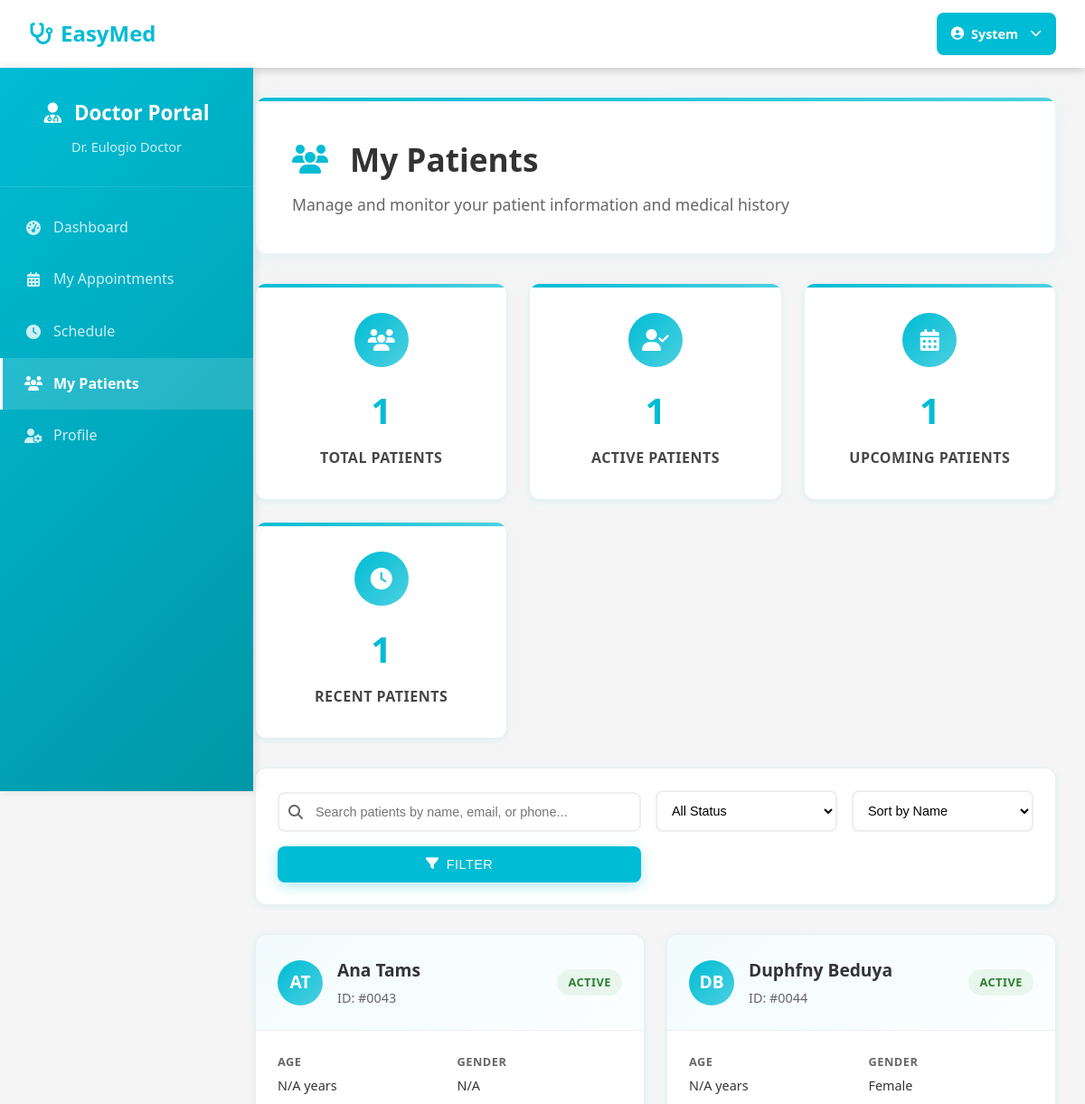
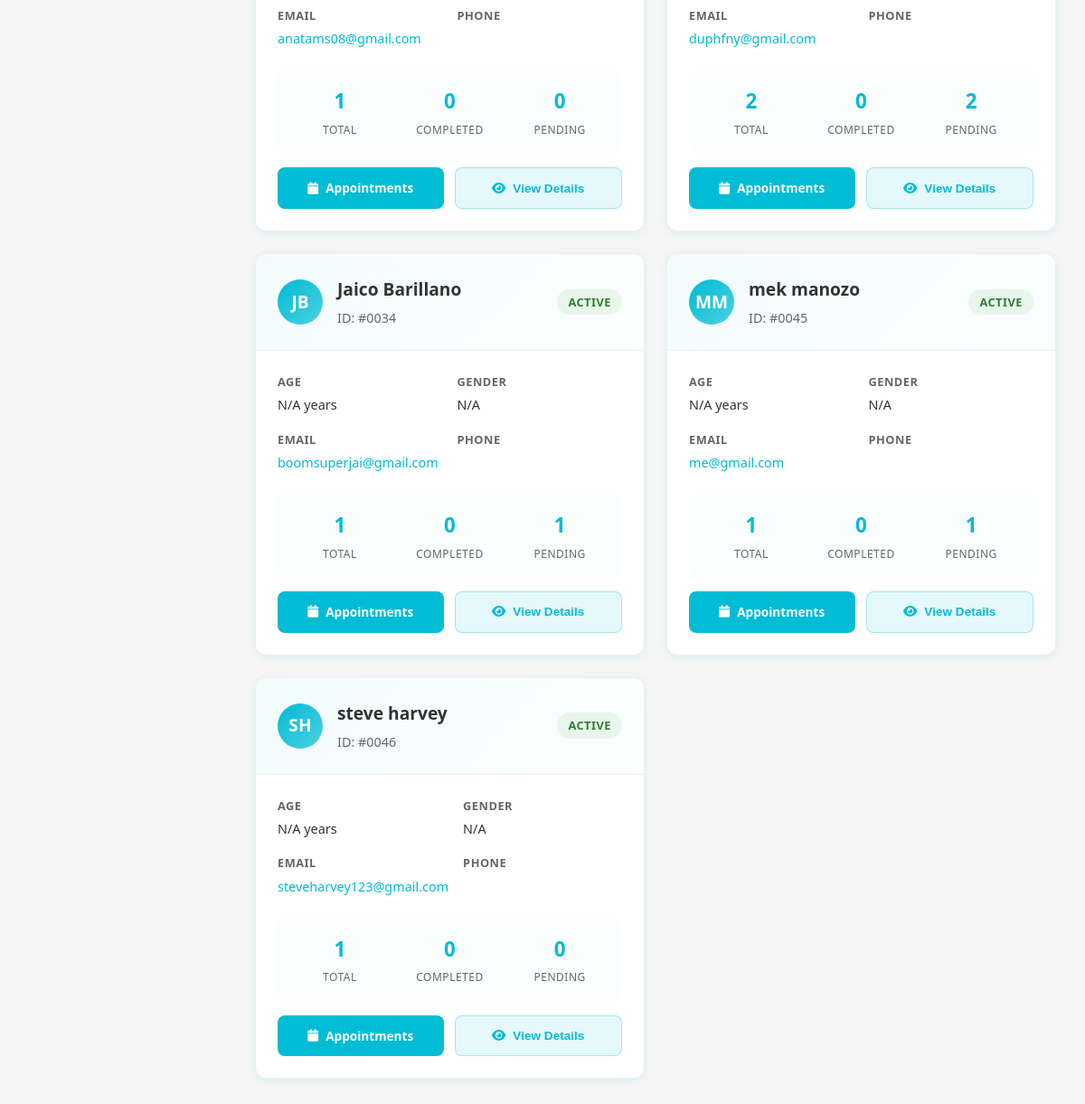
Page /doctor/patients.php (signed in) on the earlier database version (2 pictures, top to bottom).
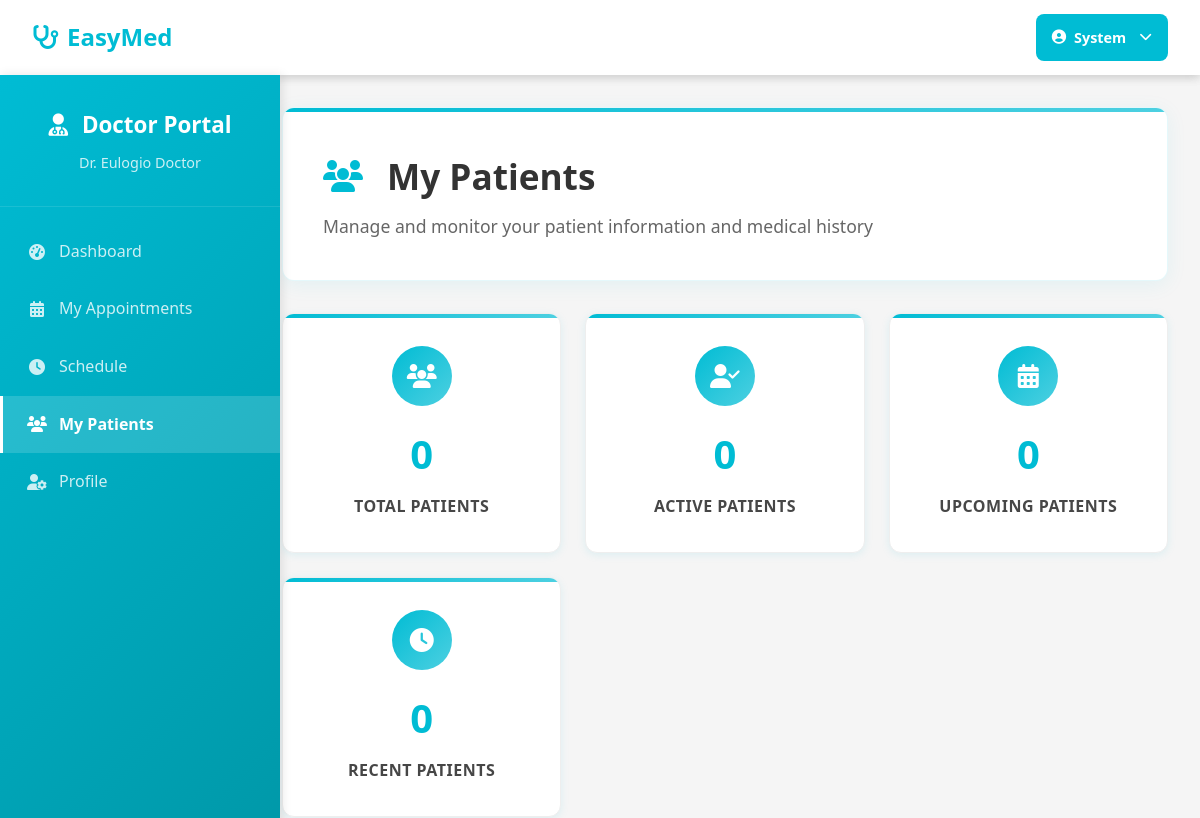
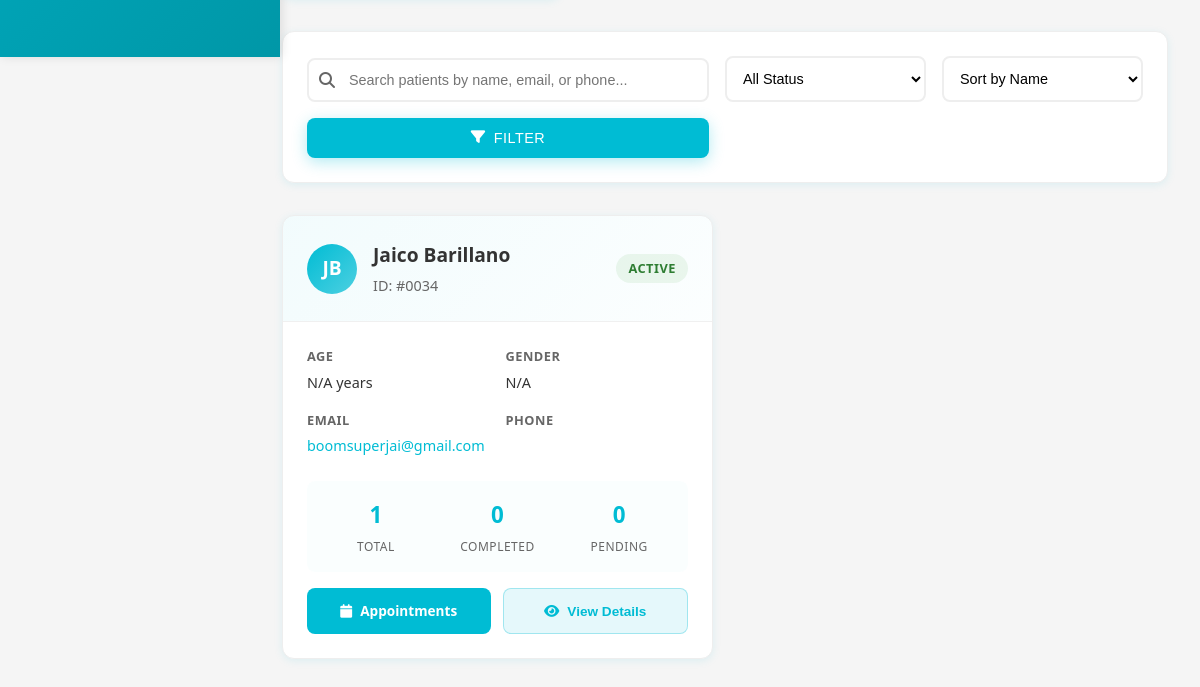
Same page on the later database version (2 pictures, top to bottom).
### tables this page shows
CREATE TABLE patients (
                    id INTEGER PRIMARY KEY AUTOINCREMENT,
                    user_id INTEGER,
                    date_of_birth DATE,
                    gender VARCHAR(20) CHECK (gender IN ('male', 'female', 'other')),
                    phone VARCHAR(20),
                    address TEXT,
                    emergency_contact VARCHAR(100),
                    emergency_phone VARCHAR(20),
                    blood_type VARCHAR(5),
                    allergies TEXT,
                    medical_history TEXT,
                    status VARCHAR(20) DEFAULT 'active' CHECK (status IN ('active', 'inactive')),
                    created_at DATETIME DEFAULT CURRENT_TIMESTAMP,
                    FOREIGN KEY (user_id) REFERENCES users(id)
                );

### includes/database.php (called while the page is built, shortened)
<?php
class Database {
    private $connection;
    private static $instance = null;
    public static function getInstance() {
        if (self::$instance === null) {
            self::$instance = new self();
        }
        return self::$instance;
    }
    private function connect() {
        try {
            if (DB_TYPE === 'sqlite') {
                $this->connection = new PDO(
                    "sqlite:" . SQLITE_PATH,
                    null,
                    null,
                    array(
                        PDO::ATTR_ERRMODE => PDO::ERRMODE_EXCEPTION,
                        PDO::ATTR_DEFAULT_FETCH_MODE => PDO::FETCH_ASSOC
                    )
                );
                $this->connection->exec('PRAGMA foreign_keys = ON');
            }
        } catch (PDOException $e) {
            die("Database connection failed: " . $e->getMessage());
        }
    }
    public function query($sql, $params = array()) {
        try {
            $stmt = $this->connection->prepare($sql);
            $stmt->execute($params);
            return $stmt;
        } catch (PDOException $e) {
            error_log("Database query error: " . $e->getMessage());
            throw $e;
        }
    }
    public function fetch($sql, $params = array()) {
        $stmt = $this->query($sql, $params);
        return $stmt->fetch();
    }
    public function fetchAll($sql, $params = array()) {
        $stmt = $this->query($sql, $params);
        return $stmt->fetchAll();
    }
}
?>

### doctor/patients.php (the view, shortened to what the changed rows need)
<?php
$additional_css = ['base.css', 'doctor/sidebar-doctor.css', 'doctor/patients-doctor.css'];
require_once '../includes/database.php';
$db = Database::getInstance();
$doctor_id = $_SESSION['user_id'];
$search = $_GET['search'] ?? '';
$sort_by = $_GET['sort'] ?? 'name';
$page = (int)($_GET['page'] ?? 1);
$per_page = 12;
$offset = ($page - 1) * $per_page;
$where_conditions = ["a.doctor_id = (SELECT id FROM doctors WHERE user_id = :doctor_id)"];
$params = ['doctor_id' => $doctor_id];
$where_clause = implode(' AND ', $where_conditions);
$order_by = match($sort_by) {
    'name' => 'u.first_name ASC, u.last_name ASC',
    'email' => 'u.email ASC',
    'date' => 'p.created_at DESC',
    'appointments' => 'appointment_count DESC',
    default => 'u.first_name ASC, u.last_name ASC'
};
$patients_sql = "
    SELECT DISTINCT
        p.id,
        p.status,
        p.created_at,
        u.first_name || ' ' || u.last_name as name,
        u.email,
        p.phone,
        p.date_of_birth,
        p.gender,
        COUNT(a.id) as appointment_count,
        MAX(a.appointment_date) as last_appointment,
        SUM(CASE WHEN a.status = 'completed' THEN 1 ELSE 0 END) as completed_appointments,
        SUM(CASE WHEN a.status = 'pending' THEN 1 ELSE 0 END) as pending_appointments,
        SUM(CASE WHEN a.status = 'cancelled' THEN 1 ELSE 0 END) as cancelled_appointments
    FROM patients p
    JOIN users u ON p.user_id = u.id
    JOIN appointments a ON a.patient_id = p.id
    WHERE $where_clause
    GROUP BY p.id, p.status, p.created_at, u.first_name, u.last_name, u.email, p.phone, p.date_of_birth, p.gender
    ORDER BY $order_by
    LIMIT $per_page OFFSET $offset
";
$patients = $db->fetchAll($patients_sql, $params);
$stats_sql = "
    SELECT
        COUNT(DISTINCT p.id) as total_patients,
        SUM(CASE WHEN p.status = 'active' THEN 1 ELSE 0 END) as active_patients,
        COUNT(DISTINCT CASE WHEN a.appointment_date >= date('now') THEN p.id END) as upcoming_patients,
        COUNT(DISTINCT CASE WHEN a.appointment_date >= date('now', '-30 days') THEN p.id END) as recent_patients
    FROM patients p
    JOIN appointments a ON a.patient_id = p.user_id
    WHERE a.doctor_id = (SELECT id FROM doctors WHERE user_id = :doctor_id)
";
$stats = $db->fetch($stats_sql, ['doctor_id' => $doctor_id]);
function getInitials($name) {
    $words = explode(' ', trim($name));
    if (count($words) >= 2) {
        return strtoupper(substr($words[0], 0, 1) . substr($words[1], 0, 1));
    }
    return strtoupper(substr($name, 0, 2));
}
?>
<!DOCTYPE html>
<html lang="en">
<head>
    <link rel="stylesheet" href="https://cdnjs.cloudflare.com/ajax/libs/font-awesome/6.4.0/css/all.min.css">
    <?php if (isset($additional_css)): ?>
        <?php foreach ($additional_css as $css): ?>
            <link rel="stylesheet" href="<?php echo SITE_URL; ?>/assets/css/<?php echo $css; ?>">
        <?php endforeach; ?>
    <?php endif; ?>
</head>
<body>
    <?php include '../includes/header.php'; ?>
    <div class="doctor-container">
        <main class="doctor-content">
            <div class="content-header">
                <h1><i class="fas fa-users"></i> My Patients</h1>
            </div>
            <div class="patients-overview">
                <div class="patients-stat-card">
                    <div class="stat-icon">
                        <i class="fas fa-users"></i>
                    </div>
                    <div class="stat-number"><?= number_format($stats['total_patients'] ?? 0) ?></div>
                    <div class="stat-label">Total Patients</div>
                </div>
                <div class="patients-stat-card">
                    <div class="stat-icon">
                        <i class="fas fa-user-check"></i>
                    </div>
                    <div class="stat-number"><?= number_format($stats['active_patients'] ?? 0) ?></div>
                    <div class="stat-label">Active Patients</div>
                </div>
                <div class="patients-stat-card">
                    <div class="stat-icon">
                        <i class="fas fa-calendar-alt"></i>
                    </div>
                    <div class="stat-number"><?= number_format($stats['upcoming_patients'] ?? 0) ?></div>
                    <div class="stat-label">Upcoming Patients</div>
                </div>
                <div class="patients-stat-card">
                    <div class="stat-icon">
                        <i class="fas fa-clock"></i>
                    </div>
                    <div class="stat-number"><?= number_format($stats['recent_patients'] ?? 0) ?></div>
                    <div class="stat-label">Recent Patients</div>
                </div>
            </div>
            <?php if (empty($patients)): ?>
                <div class="content-section">
                    <div class="section-content" style="padding: 3rem; text-align: center;">
                        <i class="fas fa-users" style="font-size: 4rem; color: var(--text-light); margin-bottom: 1rem;"></i>
                        <h3 style="color: var(--text-dark); margin-bottom: 1rem;">No Patients Found</h3>
                        <p style="color: var(--text-light);">
                            <?= !empty($search) ? 'No patients match your search criteria.' : 'You don\'t have any patients yet.' ?>
                        </p>
                        <?php if (!empty($search)): ?>
                            <a href="patients.php" class="btn btn-primary" style="margin-top: 1rem;">
                                <i class="fas fa-times"></i> Clear Search
                            </a>
                        <?php endif; ?>
                    </div>
                </div>
            <?php else: ?>
                <div class="patients-grid">
                    <?php foreach ($patients as $patient): ?>
                        <div class="patient-card" data-patient-id="<?= $patient['id'] ?>">
                            <div class="patient-header">
                                <div class="patient-avatar">
                                    <?= getInitials($patient['name']) ?>
                                </div>
                                <div class="patient-basic-info">
                                    <h3 class="patient-name"><?= htmlspecialchars($patient['name']) ?></h3>
                                    <p class="patient-id">ID: #<?= str_pad($patient['id'], 4, '0', STR_PAD_LEFT) ?></p>
                                </div>
                                <span class="patient-status <?= $patient['status'] ?>">
                                    <?= ucfirst($patient['status']) ?>
                                </span>
                            </div>
                            <div class="patient-body">
                                <div class="patient-details">
                                    <div class="detail-item">
                                        <div class="detail-label">Age</div>
                                        <div class="detail-value"><?php echo !empty($patient['date_of_birth']) ? calculateAge($patient['date_of_birth']) : 'N/A'; ?> years</div>
                                    </div>
                                    <div class="detail-item">
                                        <div class="detail-label">Gender</div>
                                        <div class="detail-value"><?= ucfirst($patient['gender'] ?? 'N/A') ?></div>
                                    </div>
                                    <div class="detail-item">
                                        <div class="detail-label">Email</div>
                                        <a href="mailto:<?= htmlspecialchars($patient['email']) ?>" class="detail-value email">
                                            <?= htmlspecialchars($patient['email']) ?>
                                        </a>
                                    </div>
                                    <div class="detail-item">
                                        <div class="detail-label">Phone</div>
                                    </div>
                                </div>
                                <div class="patient-appointments">
                                    <div class="appointments-summary">
                                        <div class="appointment-stat">
                                            <div class="appointment-stat-number"><?= $patient['appointment_count'] ?></div>
                                            <div class="appointment-stat-label">Total</div>
                                        </div>
                                        <div class="appointment-stat">
                                            <div class="appointment-stat-number"><?= $patient['completed_appointments'] ?></div>
                                            <div class="appointment-stat-label">Completed</div>
                                        </div>
                                        <div class="appointment-stat">
                                            <div class="appointment-stat-number"><?= $patient['pending_appointments'] ?></div>
                                            <div class="appointment-stat-label">Pending</div>
                                        </div>
                                    </div>
                                </div>
                                <div class="patient-actions">
                                    <a href="appointments.php?patient_id=<?= $patient['id'] ?>" class="action-btn primary">
                                        <i class="fas fa-calendar"></i> Appointments
                                    </a>
                                    <button class="action-btn secondary" onclick="viewPatientDetails(<?= $patient['id'] ?>)">
                                        <i class="fas fa-eye"></i> View Details
                                    </button>
                                </div>
                            </div>
                        </div>
                    <?php endforeach; ?>
                </div>
            <?php endif; ?>
        </main>
    </div>
</body>
</html>

Differences in the rows shown:
removed patients: name "AT", name "Ana Tams", id "0043", status "ACTIVE", shows "N/A", gender "N/A", email "anatams08@gmail.com", appointment_count "1", completed_appointments "0", pending_appointments "0"
removed patients: name "DB", name "Duphfny Beduya", id "0044", status "ACTIVE", shows "N/A", gender "Female", email "duphfny@gmail.com", appointment_count "2", completed_appointments "0", pending_appointments "2"
removed patients: name "MM", name "mek manozo", id "0045", status "ACTIVE", shows "N/A", gender "N/A", email "me@gmail.com", appointment_count "1", completed_appointments "0", pending_appointments "1"
removed patients: name "SH", name "steve harvey", id "0046", status "ACTIVE", shows "N/A", gender "N/A", email "steveharvey123@gmail.com", appointment_count "1", completed_appointments "0", pending_appointments "0"
computed for patients "ACTIVE": pending_appointments "1" → "0"
Other differences:
$stats['total_patients']: "1" → "0"
$stats['active_patients']: "1" → "0"
$stats['upcoming_patients']: "1" → "0"
$stats['recent_patients']: "1" → "0"
